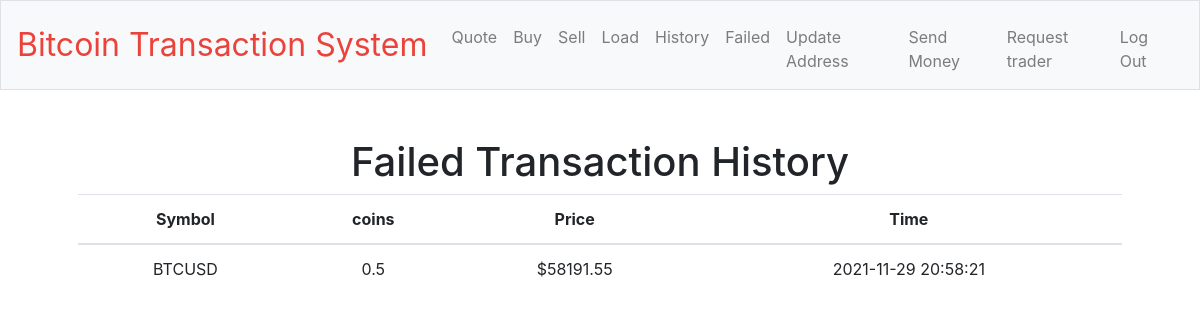
The app's page /failed (signed in) with its own data.
### tables this page shows
CREATE TABLE 'TRANSACTIONX' ('user_id' INTEGER, 'client_id' VARCHAR(100), 'trader_id' VARCHAR(100) NOT NULL DEFAULT 'self', 'price' REAL, 'coin' REAL, 'commission' REAL, 'commission_type' VARCHAR(100), 'status' INTEGER, 'time' timestamp DEFAULT CURRENT_TIMESTAMP, FOREIGN KEY('user_id') REFERENCES 'USER' ON DELETE CASCADE);

### app.py (the view)
@app.route("/failed")
@login_required
def failed():
    user = session["user_id"]
    role = session["role"]
    if role == "client":
        client = 'c'+str(user)
        failed = db.execute("SELECT client_id, price, coin, commission, commission_type, status, time FROM TRANSACTIONX WHERE client_id = (?) and status =-1", client)
        return render_template("client_failed.html", failed=failed)

### app.py (called while the page is built)
@app.after_request
def after_request(response):
    response.headers["Cache-Control"] = "no-cache, no-store, must-revalidate"
    response.headers["Expires"] = 0
    response.headers["Pragma"] = "no-cache"
    return response

### helpers.py (called while the page is built)
def login_required(f):
    @wraps(f)
    def decorated_function(*args, **kwargs):
        if session.get("user_id") is None:
            return redirect("/login")
        return f(*args, **kwargs)
    return decorated_function

### templates/client_failed.html (shortened to what this page needs)
{% extends "clayout.html" %}
{% block main %}
    <h1>Failed Transaction History</h1>
    <table class="table">
      <thead>
        <tr>
          <th scope="col">Symbol</th>
          <th scope="col">coins</th>
          <th scope="col">Price</th>
          <th scope="col">Time</th>
        </tr>
      </thead>
      <tbody>
          {% for i in failed %}
        <tr>
          <td>{{ "BTCUSD" }}</th>
          <td>{{ i["coin"] }}</td>
          <td>${{ i["price"] }}</td>
          <td>{{ i["time"] }}</td>
          {% endfor %}
        </tr>
      </tbody>
    </table>
{% endblock %}

### records on screen
TRANSACTIONX: value "BTCUSD", coin "0.5", price "58191.55", time "2021-11-29 20:58:21"
